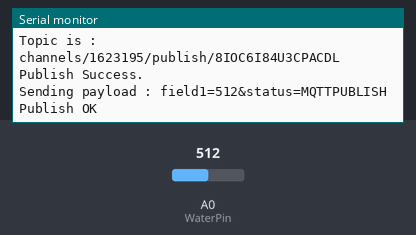
Recording of a sketch running on a simulated ESP8266 (NodeMCU). Parts: the last lines printed to the serial monitor. Inputs (shaded band) come from the test bench; at power-on: A0 (WaterPin) = 512. WiFi joins after 1.5 s; servers stay silent unless stated; no MQTT or app messages arrive unless stated.

Above: at 2.9 s.
3.0 s: A0 (WaterPin) set to 716
At 5.3 s:
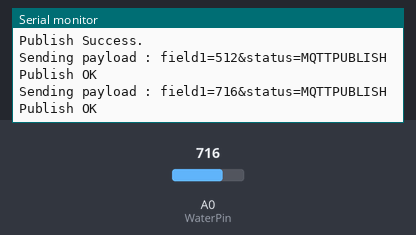
5.7 s: A0 (WaterPin) set to 900
At 6.9 s:
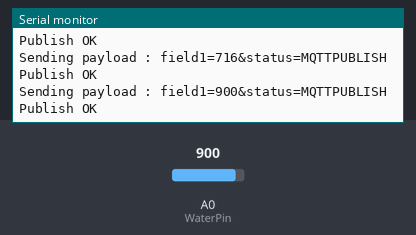
Timing chart, 0 to 8.7 s (numbered marks = the images above; inputs shaded):
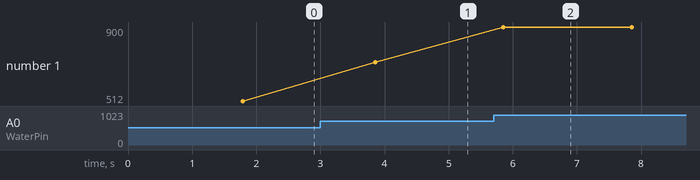

Measured:
- after the input at 3.0 s, the serial monitor: prints a new line after 0.85 s (image 1)
- after the input at 5.7 s, the serial monitor: prints a new line after 0.15 s (image 2)
- plotted number 1: 512 → 716 after the input at 3.0 s, 716 → 900 after the input at 5.7 s

The sketch:

GOAL_5_Tarun-Kotagiri_MQTT.ino
```cpp
#include "PubSubClient.h"
#include <ESP8266WiFi.h>
#define WaterPin A0

const char* ssid = "Tarun2.4g";
const char* passphrase = "Remastered1!";

char* topic = "channels/1623195/publish/8IOC6I84U3CPACDL";
char* server = "mqtt.thingspeak.com";

WiFiClient wifiClient;
PubSubClient client(server, 1883, wifiClient);

void setup() {
  // put your setup code here, to run once:
  pinMode(WaterPin, INPUT);
  Serial.begin(9600);
  Serial.println();
  Serial.println("Initiating Goal_5 Execution Sequence..");
  Serial.println(F("GOAL_5 : Sending water sensor data to ThingSpeak using MQTT"));
  Serial.println("Root_user : TARUN_KOTAGIRI");
  Serial.println("DATE: 01/01/2022 | TIME: 19:27");

  WiFi.begin(ssid, passphrase);
  Serial.print("Connecting to local Access point..");
  while(WiFi.status() != WL_CONNECTED){
    Serial.print(".");
    delay(100);
  }
  Serial.println();
  Serial.println("Connection Success!");
  Serial.print("IPV4 : ");
  Serial.println(WiFi.localIP());

  String clientName = "Water Sensor [ Goal 5 ]";
  Serial.print("Connecting to ");
  Serial.print(server);
  Serial.print(" as ");
  Serial.println(clientName);

  if(client.connect((char*)clientName.c_str())){
    Serial.println("Connected to MQTT Broker");
    Serial.println("Topic is : ");
    Serial.println(topic);

    if(client.publish(topic, "Testing Phase 1 : Communication from ESP8266 to ThingSpeak")){
      Serial.println("Publish Success.");
    } else {
      Serial.println("Publish Failed");
    }
  }
  else{
    Serial.println("MQTT connection failed.");
    abort();
  }
}

void loop() {
  // put your main code here, to run repeatedly:
  String payload = "field1=";
  payload += analogRead(WaterPin);
  payload += "&status=MQTTPUBLISH";

  if (client.connected()){
    Serial.print("Sending payload : ");
    Serial.println(payload);

    if(client.publish(topic, (char*) payload.c_str())) {
      Serial.println("Publish OK");
    }
    else {
      Serial.println("Publish Failed.");
    }
  }
  delay(2000);
}
```
